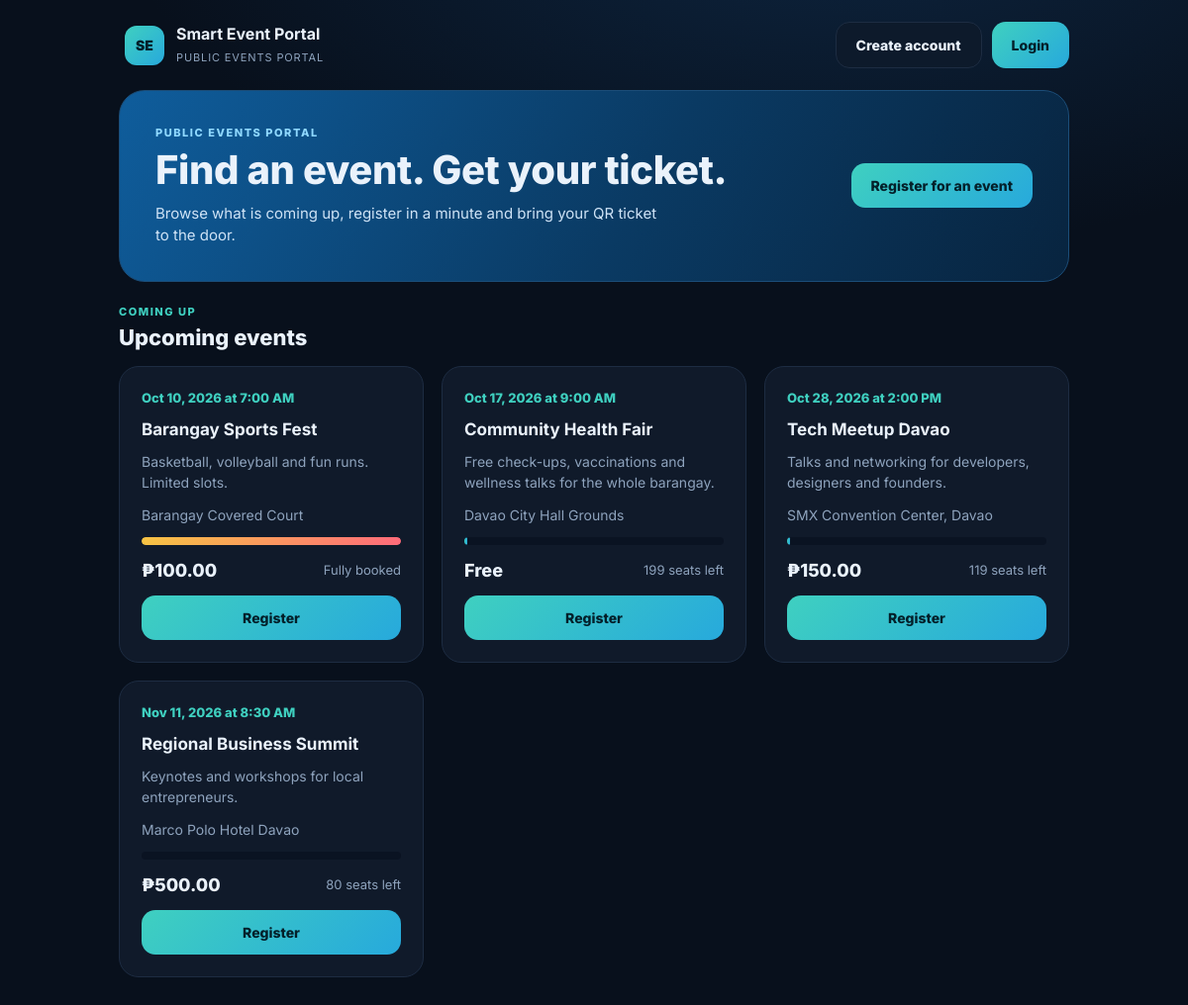
The page / on the database its author committed.
### tables this page shows
CREATE TABLE events (
  event_id    INT AUTO_INCREMENT PRIMARY KEY,
  event_name  VARCHAR(150) NOT NULL,
  description TEXT,
  event_date  DATE NOT NULL,
  event_time  TIME NOT NULL,
  location    VARCHAR(200) NOT NULL,
  capacity    INT NOT NULL DEFAULT 100,
  price       DECIMAL(10,2) NOT NULL DEFAULT 0,
  vip_price   DECIMAL(10,2) NOT NULL DEFAULT 0,
  status      ENUM('Upcoming','Ongoing','Completed','Cancelled') NOT NULL DEFAULT 'Upcoming',
  created_by  INT NULL,
  created_at  TIMESTAMP DEFAULT CURRENT_TIMESTAMP,
  FOREIGN KEY (created_by) REFERENCES users(id) ON DELETE SET NULL
);

### index.php (the view, shortened to what this page needs)
<?php
require_once __DIR__ . '/includes/layout.php';
$u = current_user();
$events = db()->query("SELECT * FROM events WHERE status IN ('Upcoming','Ongoing') AND event_date >= CURDATE() ORDER BY event_date, event_time LIMIT 12")->fetchAll();
?>
<div class="ushell">
  <header class="pub-top">
    <div class="brand" style="margin:0"><div class="logo">SE</div><div><b>Smart Event Portal</b><span>Public events portal</span></div></div>
    <div style="display:flex;gap:10px">
      <?php if ($u): ?><a class="btn btn-primary" href="<?= url(home_for($u)) ?>">Go to my dashboard</a>
      <?php else: ?><a class="btn" href="<?= url('signup.php') ?>">Create account</a><a class="btn btn-primary" href="<?= url('login.php') ?>">Login</a><?php endif; ?>
    </div>
  </header>
  <section class="hero">
    <div><div class="eyebrow">Public events portal</div><h1>Find an event. Get your ticket.</h1>
    <p>Browse what is coming up, register in a minute and bring your QR ticket to the door.</p></div>
    <div class="hero-actions"><a class="btn btn-primary" href="<?= url($u ? 'user/events.php' : 'login.php') ?>">Register for an event</a></div>
  </section>
  <div class="eyebrow">Coming up</div><h2 style="margin-bottom:16px">Upcoming events</h2>
  <div class="grid-3" style="grid-template-columns:repeat(auto-fill,minmax(280px,1fr))">
  <?php foreach ($events as $e): $taken = seats_taken((int)$e['event_id']); $left = max(0, $e['capacity'] - $taken); ?>
    <article class="ev">
      <div class="date"><?= fdate($e['event_date']) ?> at <?= ftime($e['event_time']) ?></div>
      <h3><?= h($e['event_name']) ?></h3>
      <p><?= h(mb_strimwidth((string)$e['description'], 0, 110, '...')) ?></p>
      <p><?= h($e['location']) ?></p>
      <?= bar($taken, (int)$e['capacity']) ?>
      <div class="foot"><span class="price"><?= $e['price'] > 0 ? money($e['price']) : 'Free' ?></span>
        <span class="muted small"><?= $left > 0 ? $left . ' seats left' : 'Fully booked' ?></span></div>
      <a class="btn btn-primary" href="<?= url($u && $u['role']==='user' ? 'user/register.php?event_id='.$e['event_id'] : 'login.php') ?>">Register</a>
    </article>
  <?php endforeach; ?>
  </div>
</div></body></html>

### config.php (shortened to what this page needs)
<?php
function db(): PDO {
    static $pdo = null;
    if ($pdo === null) {
        $pdo = new PDO(
            'mysql:host=' . DB_HOST . ';dbname=' . DB_NAME . ';charset=utf8mb4',
            DB_USER, DB_PASS,
            [
                PDO::ATTR_ERRMODE => PDO::ERRMODE_EXCEPTION,
                PDO::ATTR_DEFAULT_FETCH_MODE => PDO::FETCH_ASSOC,
                PDO::ATTR_EMULATE_PREPARES => false,
            ]
        );
    }
    return $pdo;
}
function h($v): string { return htmlspecialchars((string)$v, ENT_QUOTES, 'UTF-8'); }
function url(string $p = ''): string { return BASE_URL . '/' . ltrim($p, '/'); }
function money($n): string { return '₱' . number_format((float)$n, 2); }
function fdate($d): string { return $d ? date('M j, Y', strtotime($d)) : '-'; }
function ftime($t): string { return $t ? date('g:i A', strtotime($t)) : '-'; }
function current_user(): ?array { return $_SESSION['user'] ?? null; }
function seats_taken(int $eventId): int {
    $s = db()->prepare("SELECT COUNT(*) FROM registrations WHERE event_id=? AND registration_status IN ('Pending','Approved')");
    $s->execute([$eventId]);
    return (int)$s->fetchColumn();
}
function bar(int $taken, int $cap): string {
    $pct = $cap > 0 ? min(100, round($taken / $cap * 100)) : 0;
    return '<div class="bar"><i class="' . ($pct >= 100 ? 'full' : '') . '" style="width:' . $pct . '%"></i></div>';
}

### assets/style.css (style rules this page uses)
:root { --bg:#08101c; --side:#060d18; --card:#101a2a; --line:#1d2c42; --text:#eaf2fb; --muted:#8ea3bd; --teal:#3fd0c0; --cyan:#27a9dc; --blue:#5aa9ff; --amber:#f6c344; --red:#ff6b7a; --green:#4fd69c; --r:18px; }
* { box-sizing:border-box }
html,body { margin:0 }
body { background:radial-gradient(1200px 600px at 70% -10%,#0d2540 0,transparent 60%),var(--bg);color:var(--text); font-family:Inter,"Segoe UI",system-ui,sans-serif;font-size:15px;line-height:1.5;min-height:100vh }
a { color:var(--teal);text-decoration:none }
h1,h2,h3 { margin:0;line-height:1.15 }
h1 { font-size:30px;font-weight:800 }
h2 { font-size:22px;font-weight:800 }
h3 { font-size:17px;font-weight:700 }
.eyebrow { font-size:11px;letter-spacing:.14em;text-transform:uppercase;font-weight:800;color:var(--teal);margin-bottom:6px }
.muted { color:var(--muted) }
.small { font-size:13px }
.brand { display:flex;align-items:center;gap:12px;margin-bottom:26px;padding:0 6px }
.logo { width:40px;height:40px;border-radius:12px;background:linear-gradient(135deg,var(--teal),var(--cyan));color:#04202a;display:grid;place-items:center;font-weight:900;font-size:14px;flex:none }
.brand b { display:block;font-size:16px;color:var(--text) }
.brand span { font-size:11px;letter-spacing:.08em;text-transform:uppercase;color:var(--muted) }
.ushell { max-width:1000px;margin:0 auto;padding:0 20px 70px }
.hero { background:linear-gradient(120deg,#0f5d9c 0,#0a3a63 55%,#08243f 100%);border:1px solid #1b4d78;border-radius:26px;padding:34px 36px;display:flex;justify-content:space-between;align-items:center;gap:24px;flex-wrap:wrap;margin-bottom:22px }
.hero h1 { font-size:40px;letter-spacing:-.01em }
.hero p { margin:10px 0 0;color:#cfe3f6;max-width:520px }
.hero .eyebrow { color:#8fd8ff }
.hero-actions { display:flex;flex-direction:column;gap:12px;min-width:170px }
.btn { display:inline-flex;align-items:center;justify-content:center;gap:8px;border-radius:14px;padding:12px 20px;font-weight:800;font-size:14px;border:1px solid var(--line);background:#0d1a2b;color:var(--text);cursor:pointer;font-family:inherit }
.btn-primary { background:linear-gradient(135deg,var(--teal),var(--cyan));color:#04202a;border:0 }
.grid-3 { display:grid;grid-template-columns:repeat(3,1fr);gap:18px }
.bar { height:8px;border-radius:99px;background:#0a1322;overflow:hidden;min-width:90px }
.bar i { display:block;height:100%;background:linear-gradient(90deg,var(--teal),var(--cyan));border-radius:99px }
.bar i.full { background:linear-gradient(90deg,var(--amber),var(--red)) }
.ev { background:var(--card);border:1px solid var(--line);border-radius:20px;padding:22px;display:flex;flex-direction:column;gap:12px }
.ev .date { font-weight:800;color:var(--teal);font-size:13px }
.ev p { margin:0;color:var(--muted);font-size:14px }
.ev .foot { margin-top:auto;display:flex;justify-content:space-between;align-items:center;gap:10px }
.price { font-weight:800;font-size:18px }
.pub-top { display:flex;justify-content:space-between;align-items:center;padding:22px 0;gap:12px;flex-wrap:wrap }

### rows shown on the page
events: event_date "Oct 10, 2026", event_time "7:00 AM", event_name "Barangay Sports Fest", description "Basketball, volleyball and fun runs. Limited slots.", location "Barangay Covered Court", capacity 4 (drawn), price "₱100.00"
events: event_date "Oct 17, 2026", event_time "9:00 AM", event_name "Community Health Fair", description "Free check-ups, vaccinations and wellness talks for the whole barangay.", location "Davao City Hall Grounds", price "Free", left "199"
events: event_date "Oct 28, 2026", event_time "2:00 PM", event_name "Tech Meetup Davao", description "Talks and networking for developers, designers and founders.", location "SMX Convention Center, Davao", price "₱150.00", left "119"
events: event_date "Nov 11, 2026", event_time "8:30 AM", event_name "Regional Business Summit", description "Keynotes and workshops for local entrepreneurs.", location "Marco Polo Hotel Davao", price "₱500.00", capacity "80"
